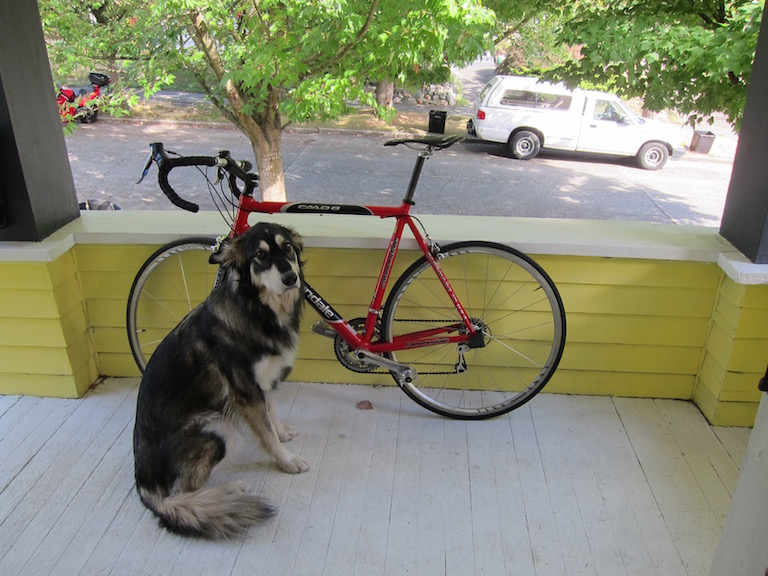
#> input picture Done_SHIP/YOLOV7/yolov7/deploy/triton-inference-server/data/dog.jpg, 768 x 576 px
$ python -i kmean_image.py   (imports and definitions only)
#> lines starting #> are read from the running program, lines starting #| are printed output that depends on the picture; after the words box and inside, x2 and y2 are one past the last pixel; in counts of white or black regions, pixels touching at a corner belong together
# -*- coding: utf-8 -*-
"""
Created on Thu Dec 21 09:53:50 2017

@author: lamng
"""
import cv2
import numpy as np
from multiprocessing.pool import Pool
from functools import partial
import gdal
import multiprocessing
import os
import matplotlib.pyplot as plt


# [58 lines left out: function kmean_tiles_cluster_color, not called in this run]

def true_image_cluster(img):
    img2 = cv2.GaussianBlur(img,(5,5),0)
    Z = img2.reshape((-1,3))
    check = Z.tolist().count([0,0,0])/float(len(Z))
#> check = 0
    print(check)
#| 0.0
    # convert to np.float32
    Z = np.float32(Z)

    # define criteria, number of clusters(K) and apply kmeans()
    criteria = (cv2.TERM_CRITERIA_EPS + cv2.TERM_CRITERIA_MAX_ITER, 20, 1.0)
    if check >= 0.05:
        K = 3
    else:
        K = 2
    ret,label,center=cv2.kmeans(Z,K,None,criteria,10,cv2.KMEANS_RANDOM_CENTERS)
#> ret = 1.4e+09; center = [[165.1, 167.6, 160.2], [99.04, 98.74, 60.8]]

    # Now convert back into uint8, and make original image
    center = np.uint8(center)
#> center = [[165, 167, 160], [99, 98, 60]]
    res = center[label.flatten()]
    res2 = res.reshape((img.shape))
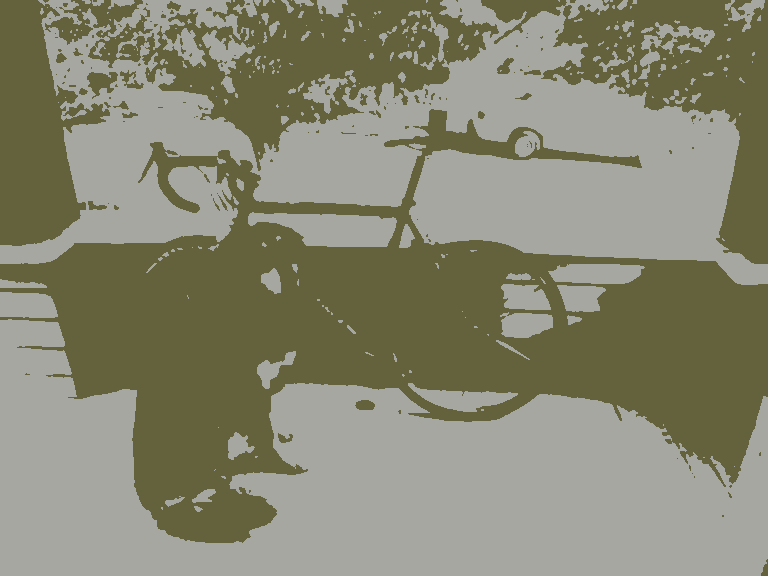
#> res2: shape (576, 768, 3); mean R, G, B 134.4, 135, 113.6
    # plt.imshow(res2)
    gray = cv2.cvtColor(res2, cv2.COLOR_RGB2GRAY)
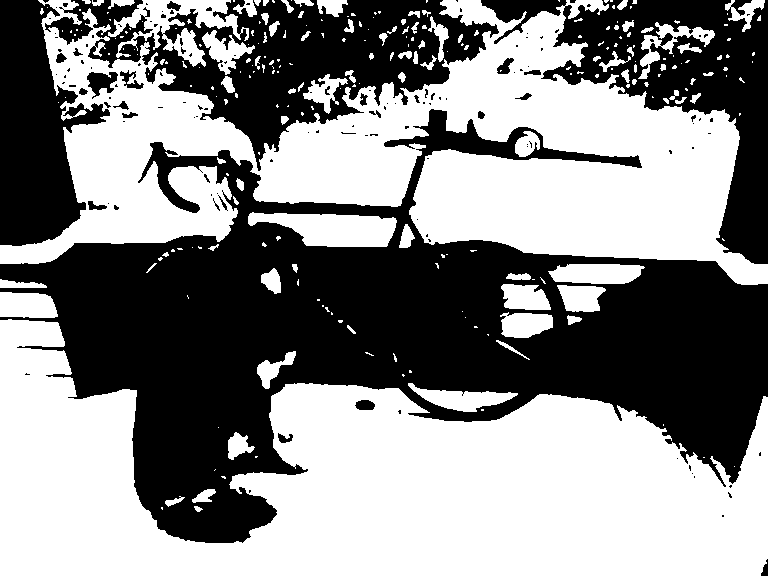
#> gray: shape (576, 768); values 94 (black) and 166 (white), 53.6% white; 138 black regions (110 under 20 px), largest, box (x1, y1, x2, y2) and area: (0, 109, 768, 543) 133896, (45, 0, 499, 171) 29005, (481, 0, 768, 264) 24007
    gray2 = cv2.cvtColor(img, cv2.COLOR_RGB2GRAY)
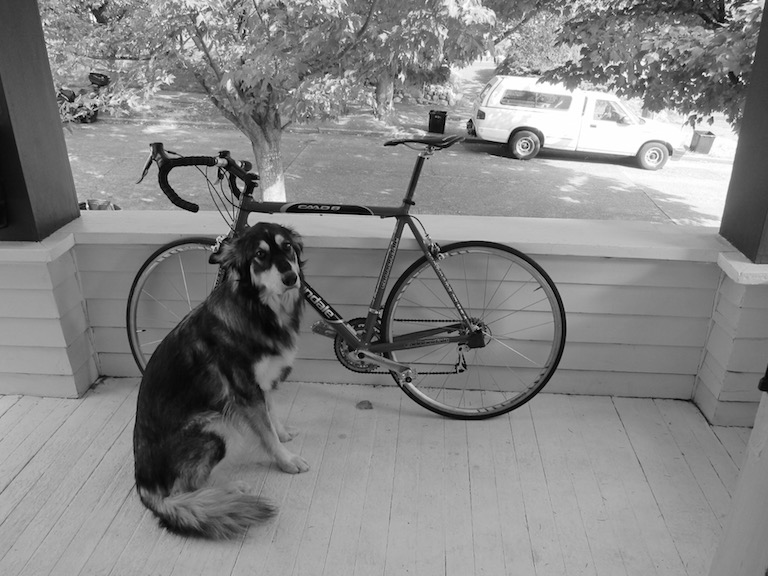
#> gray2: shape (576, 768); min 0, max 255, mean 132.8
    ret2,th2 = cv2.threshold(gray2,gray.max()-5,255,0)
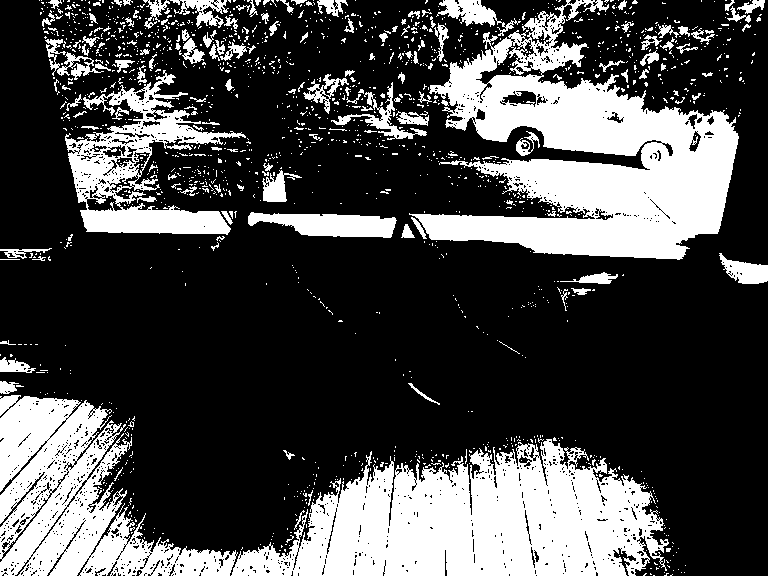
#> th2: shape (576, 768); 29.1% white; 1563 white regions (1415 under 20 px), largest, box (x1, y1, x2, y2) and area: (409, 0, 739, 260) 39440, (231, 439, 669, 576) 37090, (0, 395, 238, 576) 20969
#> ret2 = 161
    # plt.imshow(th2)
    return th2
# [37 lines left out: function kmean_tgi, not called in this run]

>>> import cv2
>>> picture = cv2.cvtColor(cv2.imread('../../../Done_SHIP/YOLOV7/yolov7/deploy/triton-inference-server/data/dog.jpg'), cv2.COLOR_BGR2RGB)
>>> result = true_image_cluster(picture)
